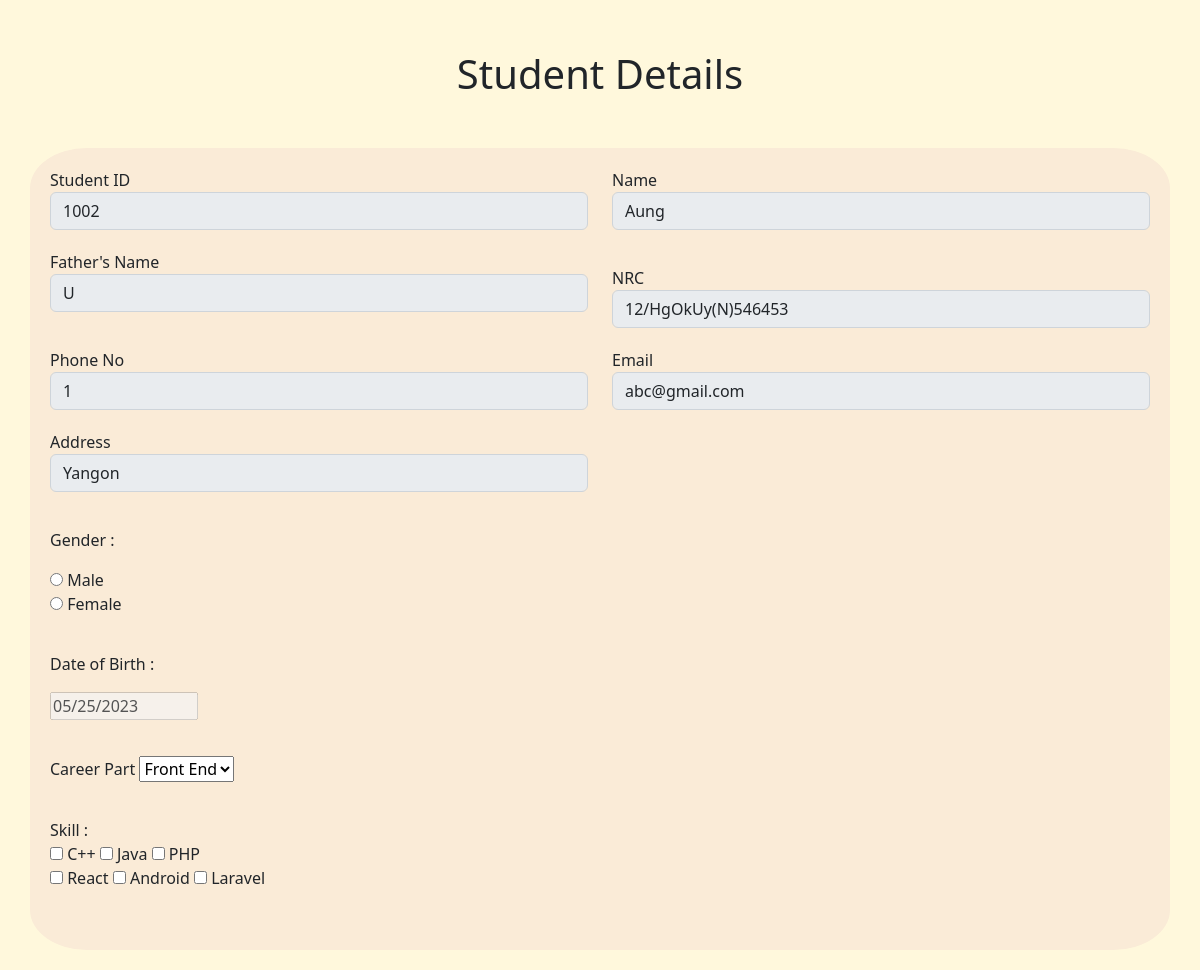
Screenshot of /detail.php?stu_id=1002 with the database file from the repository.
### tables this page shows
CREATE TABLE `students` (
  `id` int(11) NOT NULL,
  `student_id` int(11) NOT NULL,
  `name` varchar(50) NOT NULL,
  `father_name` varchar(50) NOT NULL,
  `nrc` varchar(50) NOT NULL,
  `phone_no` varchar(20) NOT NULL,
  `email` varchar(30) NOT NULL,
  `gender` varchar(11) NOT NULL,
  `dob` date NOT NULL,
  `address` varchar(100) NOT NULL,
  `career` varchar(11) NOT NULL,
  `skill` varchar(255) NOT NULL,
  `file` varchar(50) NOT NULL,
  `flag` int(11) NOT NULL,
  `created_at` date NOT NULL,
  `updated_at` date NOT NULL
);

### detail.php (the view, shortened to what this page needs)
<!DOCTYPE html>
<html lang="en">
<head>
    <link href="https://cdn.jsdelivr.net/npm/bootstrap@5.2.0-beta1/dist/css/bootstrap.min.css" rel="stylesheet">
    <link rel="stylesheet" href="style.css">
</head>
<body style="background-color: cornsilk;">
    <section style="margin-bottom: 20px;">
        <h1 style="text-align: center;margin: 50px 0;">Student Details</h1>
        <div class="container">
            <form action="add-data.php" method="post" enctype="multipart/form-data">
                <div class="row">
                <?php
                    require_once "conn.php";
                    if ($_GET) {
                        $stu_id =  $_GET['stu_id'];
                    }
                    $sql_query = "SELECT `student_id`, `name`, `father_name`, `nrc`, `phone_no`, `email`, `gender`, `dob`, `address`, `career`, `skill`, `file`
                                    FROM students WHERE `student_id`=$stu_id";
                    if ($result = $conn->query($sql_query)) {
                        while ($row = $result->fetch_assoc()) {
                            $stu_id = $row['student_id'];
                            $stu_name = $row['name'];
                            $email = $row['email'];
                            $f_name = $row['father_name'];
                            $nrc = $row['nrc'];
                            $phno = $row['gender'];
                            $dob = $row['dob'];
                            $address = $row['address'];
                        }
                    }
                    ?>
                    <div class="form-group col-lg-6">
                        <label for="">Student ID</label>
                        <?php
                        echo "<input type='text' name='stu_id' id='id' class='form-control' value=$stu_id disabled>";
                        ?>
                    </div>
                    <div class="form-group col-lg-6">
                        <label for="">Name</label>
                        <?php
                        echo "<input type='text' name='stu_name' id='stu_name' class='form-control' value=$stu_name disabled>";
                        ?>
                    </div>
                    <div class="form-group col-lg-6">
                        <label for="">Father's Name</label>
                        <?php
                        echo "<input type='text' name='f_name' id='f_name' class='form-control' value=$f_name disabled>";
                        ?>
                    </div>
                    <div class="form-group col-lg-6 mt-3">
                        <label for="">NRC</label>
                        <?php
                        echo "<input type='text' name='nrc' id='nrc' class='form-control' value=$nrc disabled>";
                        ?>
                    </div>
                    <div class="form-group col-lg-6">
                        <label for="">Phone No</label>
                        <?php
                        echo "<input type='text' name='phno' id='phno' class='form-control' value=$phno disabled>";
                        ?>
                    </div>
                    <div class="form-group col-lg-6">
                        <label for="">Email</label>
                        <?php
                        echo "<input type='text' name='email' id='email' class='form-control' value=$email disabled>";
                        ?>
                    </div>
                    <div class="form-group col-lg-6">
                        <label for="">Address</label>
                        <?php
                        echo "<input type='text' name='address' id='address' class='form-control' value=$address disabled>";
                        ?>
                    </div>
                    <div class="form-group col-lg-6"></div>
                    <div class="form-group col-lg-12 mt-3">
                        <p>Gender : </p>
                        <input type="radio" id="gender" name="gender" value=1>
                        <label for="gender">Male</label><br>
                        <input type="radio" id="gender" name="gender" value=2>
                        <label for="gender">Female</label><br>
                    </div>
                    <div class="form-group col-lg-12 mt-3">
                        <p>Date of Birth : </p>
                        <?php
                        echo "<input type='date' id='date' name='dob' value=$dob disabled>";
                        ?>
                    </div>
                    <div class="form-group col-lg-6 mt-3">
                    <label for="career">Career Part</label>
                    <select name="career" id="career">
                        <option value=1>Front End</option>
                    </select>
                    </div><div class="form-group col-lg-6"></div>
                    <div class="form-group col-lg-12 mt-3">
                        <label for="fileselect">Skill : </label>
                        <br>
                        <input type="checkbox" id="cpp" name="skills[]" value=1 />
                        <label>C++</label>
                        <input type="checkbox" id="jv" name="skills[]" value=2 />
                        <label>Java</label>
                        <input type="checkbox" id="php" name="skills[]" value=3 />
                        <label>PHP</label> <br>
                        <input type="checkbox" id="rct" name="skills[]" value=4 />
                        <label>React</label>
                        <input type="checkbox" id="and" name="skills[]" value=5 />
                        <label>Android</label>
                        <input type="checkbox" id="lrv" name="skills[]" value=6 />
                        <label>Laravel</label>
                    </div>
                </div>
            </form>
        </div>
    </section>
</body>
</html>

### style.css (style rules this page uses)
.container { max-width: auto; margin: 0 auto; padding: 20px; background-color: antiquewhite; border-radius: 5%; }
h1 { text-align: center; margin-bottom: 30px; }
.form-group { margin-bottom: 20px; }

### rows the page displays
students: stu_id "1002", nrc "12/HgOkUy(N)546453", phno "1", email "abc@gmail.com", address "Yangon", dob "05/25/2023"
